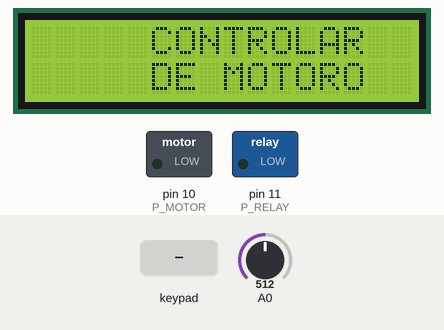
The sketch below on a simulated Arduino Uno, built with avr-gcc and run on an emulated ATmega328P. Parts: 16×2 character LCD, switched loads named in the sketch (green lamp = pin HIGH). The test bench sets the inputs (shaded band); at power-on: A0 = 512.

Above: at 1.2 s.
1.3 s: keypad keys 1 2 = pressed 0.4 s apart
At 4.6 s:
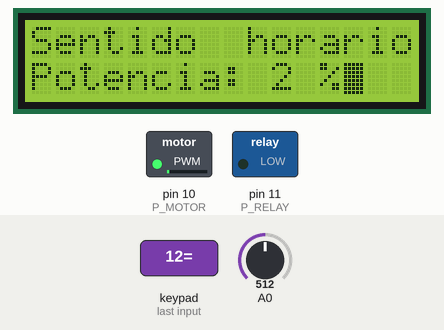
7.2 s: key '3' pressed
10.2 s: A0 set to 527
At 12.9 s:
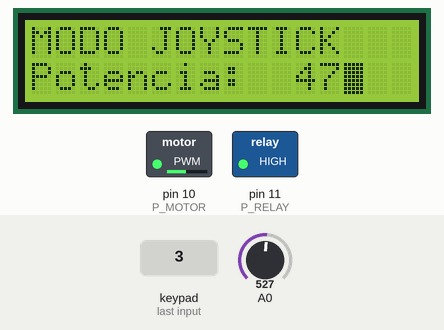
13.2 s: A0 set to 552
At 14.3 s:
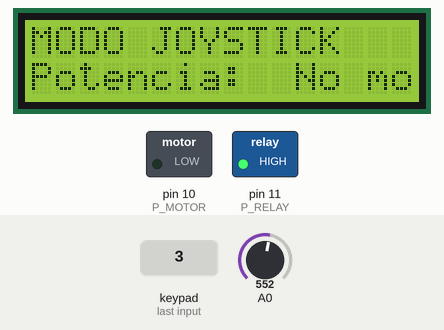
14.7 s: A0 set to 511
At 15.7 s:
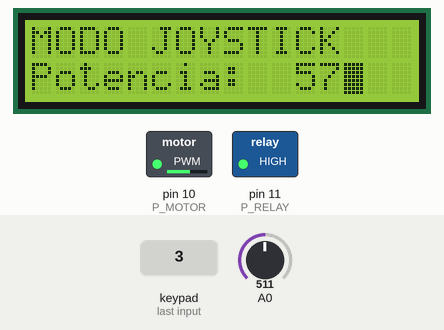
16.5 s: A0 set to 306
At 17.3 s:
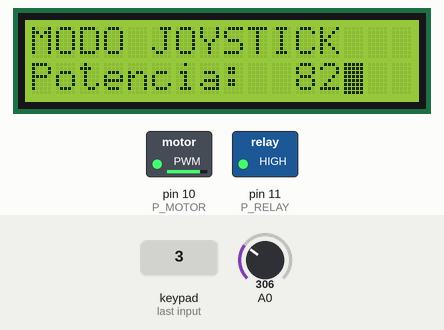
Timing chart, 0 to 19.3 s (numbered marks = the images above; inputs shaded):
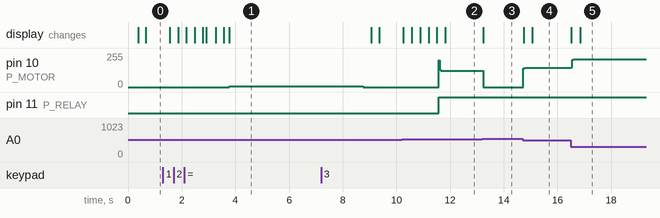

The sketch:

4_PuenteHRele.ino
```cpp
// 4_PuenteHRele

// Teclado 4x4
#include <Keypad.h>
#include <LiquidCrystal_I2C.h>

// Base de transistor para motor en D10 (PWM)
#define P_MOTOR 10
// Pin a relé (se activa con cero lógico, LOW)
#define P_RELAY 11

// Estados del motor
enum SENTIDO {
  HORARIO = 0,
  ANTIHORARIO = 1,
  JOYSTICK
};


// Para LCD
const byte lcdrows = 4;
const byte lcdcols = 20;

// Para teclado (pines 2 - 9)
const byte nrows = 4;
const byte ncols = 4;
const byte rows[nrows] = {2, 3, 4, 5};
const byte cols[ncols] = {6, 7, 8, 9};
char keys[nrows][ncols] =
{ {'1', '2', '3', 'C'},
  {'4', '5', '6', '+'},
  {'7', '8', '9', '-'},
  {'*', '0', '/', '='}};

// Objeto Keypad
Keypad kbd = Keypad(makeKeymap(keys), rows, cols, nrows, ncols);

// set the LCD address to 0x27 for a 16 chars and 2 line display
LiquidCrystal_I2C lcd(0x27, lcdrows, lcdcols);

void animacion(void);
void mensajeInicio(void);
byte pedirSentido(void);
byte pedirPotencia(void);
void girarMotor(enum SENTIDO, byte);
void girarJoystick();

void setup() {

  // Pin a relé como salida
  pinMode(P_RELAY, OUTPUT);
  pinMode(A0, INPUT);
  // Relay empieza activado (se activa con LOW)
  // En sentido horario
  digitalWrite(P_RELAY, LOW);

  // Incio LCD
  lcd.init();
  // Luz de fondo LCD
  lcd.backlight();
  // No mostrar cursor
  lcd.noCursor();

}

void loop() {


  // Inicio con animacion
  lcd.noBlink();
  animacion();
  mensajeInicio();
  delay(900);
  animacion();
  lcd.blink();

  // Obtiene sentido horairo o antiorario o si se usará joystick
  enum SENTIDO sentido = (enum SENTIDO)pedirSentido();
  animacion();

  if(sentido == JOYSTICK) {

    lcd.print("MODO JOYSTICK");
    lcd.setCursor(0, 1);
    lcd.print("Potencia: ");

    // TDP
    int lect;
    byte pot;

    while(1) {

      // Realiza 10 lecturas
      for(int i = 0; i < 10; ++i)
        lect += analogRead(A0);
      lect /= 10; // Consigue promedio de 10

      // Limpia campo de potencia
      lcd.setCursor(11, 1);
      lcd.print("       ");
      lcd.setCursor(11, 1);
      //lcd.print(lect);

      if(lect > 820) {  // Giro horario

        digitalWrite(P_RELAY, LOW);

        pot = map(lect, 1070, 800, 255, 100);
        analogWrite(P_MOTOR, pot);
        lcd.print(pot * 100 / 255);


      } else if (lect < 600) {  // Giro antihorario

        digitalWrite(P_RELAY, HIGH);

        pot = map(lect, 600, 490, 100, 255);
        analogWrite(P_MOTOR, pot);
        lcd.print(pot * 100 / 255);

      } else {  // No giro

        lcd.print("No move");
        digitalWrite(P_RELAY, HIGH);
        digitalWrite(P_MOTOR, LOW);
      }

      delay(30);
    }

  } else {

    // Imprime el sentido de giro
    lcd.print("Sentido ");
    if(sentido == ANTIHORARIO)
      lcd.print("anti");
    lcd.print("horario");

    // Pide potencia
    byte potencia = pedirPotencia();
    animacion();

    // Gira el motor por 5 segundos
    girarMotor(sentido, potencia);
  }
}

// Animación de transición izq a derecha y clear
void animacion(void){

  for(byte i = 0; i < lcdcols; ++i){
    for(byte j = 0; j < lcdrows; ++j) {
      lcd.setCursor(i, j);
      lcd.print((char)0xFF);
    }
    delay(7);
  }
  for(byte i = 0; i < lcdcols; ++i){
    for(byte j = 0; j < lcdrows; ++j) {
      lcd.setCursor(i, j);
      lcd.print(" ");
    }
    delay(6);
  }
  lcd.setCursor(0, 0);
}
void mensajeInicio(void) {

  lcd.setCursor(5, 0);
  lcd.print("CONTROLAR");
  lcd.setCursor(5, 1);
  lcd.print("VELOCIDAD");
  lcd.setCursor(5, 2);
  lcd.print("Y SENTIDO");
  lcd.setCursor(5, 3);
  lcd.print("DE MOTOR");

}
byte pedirPotencia(void) {

  byte potencia;
  char k;
  lcd.setCursor(0, 0);
  lcd.print("Define la potencia");
  lcd.setCursor(0, 1);
  lcd.print("( 0 - 100 ) %");
  lcd.setCursor(0, 2);
  lcd.print("(=) para terminar:");

  do {
    // Limpia campo por si viene de una ejecución inválida
    potencia = 0;
    lcd.setCursor(0, 3);
    lcd.print("     ");
    lcd.setCursor(0, 3);
    // Máximo 3 dígitos
    for(byte i = 0; i < 3; ++i) {

      // Hasta obtener una selección
      while( ((k = kbd.getKey()) == '\0') );
      // Si es un número
      if('0' <= k && k <='9') {

        // Para sumar unidades
        potencia *= 10;
        // Suma valor seleccionado
        potencia += k - '0';
        lcd.print(k);

      } else if ('=' == k){
        // Termina ciclo
        break;

      } else {
        // Opción inválida
        i = 0;
      }
    }
  } while(potencia > 100); // Valida que sea una potencia 0-100

  // Delay para visualizar
  delay(100);

  return potencia;
}

byte pedirSentido(void) {
  char k;
  lcd.setCursor(0, 0);
  lcd.print("Selecciona: ");
  lcd.setCursor(0, 1);
  lcd.print("1 - S. Horario");
  lcd.setCursor(0, 2);
  lcd.print("2 - S. Antihorario");
  lcd.setCursor(0, 3);
  lcd.print("3 - Modo Joystick");
  lcd.setCursor(12, 0);

  // Hasta obtener una selección válida

  while( ((k = kbd.getKey()) == '\0') || ('1' > k || k > '3'));

  // Muestra opción seleccionada y espera
  lcd.print(k);
  delay(100);

  // Como la opción 1 es la cero, resto '1'
  return (k - '1');
}

// Mueve el motor en el sentido seleccionado a la potencia
void girarMotor(enum SENTIDO sentido, byte potencia) {

  // Imprime acció
  lcd.print("Sentido  ");
  if(sentido == ANTIHORARIO)
    lcd.print("anti");
  lcd.print("horario");
  lcd.setCursor(0, 2);
  lcd.print("Potencia: ");
  lcd.print(potencia);
  lcd.print(" %");

  // El relay se encuentra activado en BAJO (sentido horario)
  if(sentido == ANTIHORARIO)
    digitalWrite(P_RELAY, HIGH);
  else
    digitalWrite(P_RELAY, LOW);

  /*
    Gira el motor por 5 segundos
    Potencia es un valor entre 0-100, regla de tres para ser 0-255
  */
  analogWrite(P_MOTOR, (potencia * 255 / 100));
  delay(5000);
  // Desactiva motor
  digitalWrite(P_MOTOR, LOW);
}
void girarJoystick();
```

Measured:
- the behaviour switches between 540 and 541 on A0 (found by bisection; images 2 and 3)
- after the input at 1.3 s, pin 10 (P_MOTOR): 0/255 → 5/255 after 2.5 s
- after the input at 13.2 s, pin 10 (P_MOTOR): 121/255 → 0/255 at once; the display: changes at once (image 3)
- after the input at 14.7 s, pin 10 (P_MOTOR): 0/255 → 146/255 at once; the display: first changes at once (image 4 shows a later state)
- after the input at 16.5 s, pin 10 (P_MOTOR): 146/255 → 210/255 at once; the display: first changes at once (image 5 shows a later state)
